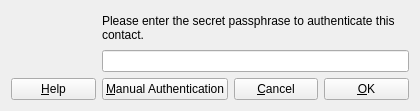
<ui version="4.0" >
 <class>SMPPopup</class>
 <widget class="QWidget" name="SMPPopup" >
  <property name="geometry" >
   <rect>
    <x>0</x>
    <y>0</y>
    <width>420</width>
    <height>111</height>
   </rect>
  </property>
  <property name="sizePolicy" >
   <sizepolicy vsizetype="Preferred" hsizetype="Preferred" >
    <horstretch>0</horstretch>
    <verstretch>0</verstretch>
   </sizepolicy>
  </property>
  <property name="windowTitle" >
   <string>Form</string>
  </property>
  <layout class="QGridLayout" >
   <item row="0" column="1" colspan="3" >
    <widget class="QLabel" name="lMessage" >
     <property name="text" >
      <string>Please enter the secret passphrase to authenticate this contact.</string>
     </property>
     <property name="wordWrap" >
      <bool>true</bool>
     </property>
    </widget>
   </item>
   <item row="1" column="1" colspan="3" >
    <widget class="KLineEdit" name="lePassphrase" />
   </item>
   <item row="2" column="0" >
    <widget class="KPushButton" name="pbHelp" >
     <property name="text" >
      <string>&amp;Help</string>
     </property>
    </widget>
   </item>
   <item row="2" column="1" >
    <widget class="KPushButton" name="pbManualAuth" >
     <property name="text" >
      <string>&amp;Manual Authentication</string>
     </property>
    </widget>
   </item>
   <item row="2" column="2" >
    <widget class="KPushButton" name="pbCancel" >
     <property name="text" >
      <string>&amp;Cancel</string>
     </property>
    </widget>
   </item>
   <item row="2" column="3" >
    <widget class="KPushButton" name="pbOk" >
     <property name="text" >
      <string>&amp;OK</string>
     </property>
    </widget>
   </item>
  </layout>
 </widget>
 <customwidgets>
  <customwidget>
   <class>KLineEdit</class>
   <extends>QLineEdit</extends>
   <header>klineedit.h</header>
  </customwidget>
  <customwidget>
   <class>KPushButton</class>
   <extends>QPushButton</extends>
   <header>kpushbutton.h</header>
  </customwidget>
 </customwidgets>
 <resources/>
 <connections/>
</ui>
